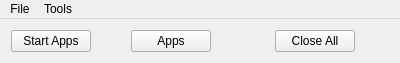
<?xml version="1.0" encoding="UTF-8"?>
<ui version="4.0">
 <class>MainWindow</class>
 <widget class="QMainWindow" name="MainWindow">
  <property name="geometry">
   <rect>
    <x>0</x>
    <y>0</y>
    <width>400</width>
    <height>61</height>
   </rect>
  </property>
  <property name="windowTitle">
   <string>Start Minos Apps</string>
  </property>
  <widget class="QWidget" name="centralWidget">
   <layout class="QHBoxLayout" name="horizontalLayout">
    <item>
     <widget class="QPushButton" name="startAppsButton">
      <property name="text">
       <string>Start Apps</string>
      </property>
     </widget>
    </item>
    <item>
     <spacer name="horizontalSpacer_2">
      <property name="orientation">
       <enum>Qt::Horizontal</enum>
      </property>
      <property name="sizeHint" stdset="0">
       <size>
        <width>40</width>
        <height>20</height>
       </size>
      </property>
     </spacer>
    </item>
    <item>
     <widget class="QPushButton" name="appsButton">
      <property name="text">
       <string>Apps</string>
      </property>
     </widget>
    </item>
    <item>
     <spacer name="horizontalSpacer">
      <property name="orientation">
       <enum>Qt::Horizontal</enum>
      </property>
      <property name="sizeHint" stdset="0">
       <size>
        <width>63</width>
        <height>20</height>
       </size>
      </property>
     </spacer>
    </item>
    <item>
     <widget class="QPushButton" name="closeButton">
      <property name="text">
       <string>Close All</string>
      </property>
     </widget>
    </item>
    <item>
     <spacer name="horizontalSpacer_3">
      <property name="orientation">
       <enum>Qt::Horizontal</enum>
      </property>
      <property name="sizeHint" stdset="0">
       <size>
        <width>40</width>
        <height>20</height>
       </size>
      </property>
     </spacer>
    </item>
   </layout>
  </widget>
  <widget class="QMenuBar" name="menuBar">
   <property name="geometry">
    <rect>
     <x>0</x>
     <y>0</y>
     <width>400</width>
     <height>21</height>
    </rect>
   </property>
   <widget class="QMenu" name="menuFile">
    <property name="title">
     <string>File</string>
    </property>
   </widget>
   <widget class="QMenu" name="menuTools">
    <property name="title">
     <string>Tools</string>
    </property>
   </widget>
   <addaction name="menuFile"/>
   <addaction name="menuTools"/>
  </widget>
 </widget>
 <layoutdefault spacing="6" margin="11"/>
 <resources/>
 <connections/>
</ui>
